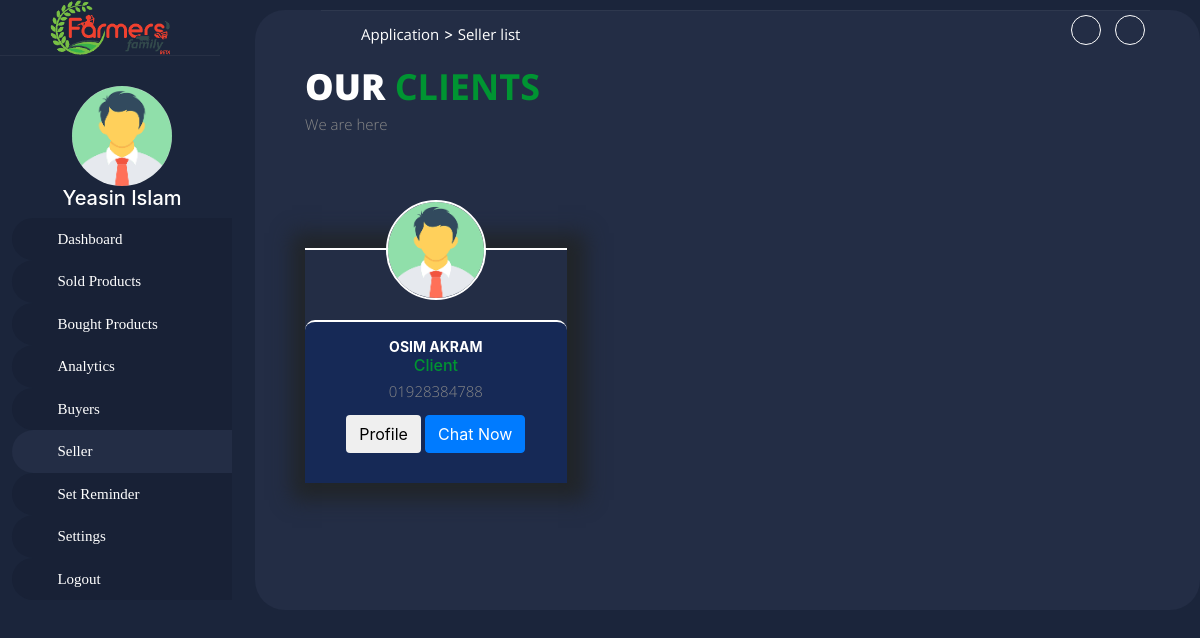
/seller.php (signed in), run on the app's committed database.
### tables this page shows
CREATE TABLE `farmersprofile` (
  `id` int(11) NOT NULL,
  `fname` varchar(30) DEFAULT NULL,
  `lname` varchar(30) DEFAULT NULL,
  `gender` varchar(20) DEFAULT NULL,
  `nid` int(11) DEFAULT NULL,
  `phone` int(11) DEFAULT NULL,
  `passwords` varchar(255) DEFAULT NULL,
  `address_id` int(11) DEFAULT NULL
);

### database.php (called while the page is built, shortened)
<?php
class DatabaseConnection{
	private $host = "localhost";
	private $user = "root";
	private $dbname = "farmersdiary";
	private $password = "";
	public $conn;
	function __construct(){
		$conn = new mysqli($this -> host,$this -> user,$this -> password,$this -> dbname);
        return $this->conn = $conn;
	}
	public
	function query_execute($sql){
		$result = $this -> conn -> query($sql);
		return $result;
	}
}
 ?>

### class.php (called while the page is built, shortened)
<?php
	include_once __dir__."/database.php";
class Farmers extends User{
		public function getFarmersData($id){
			$objectFarmers =new DatabaseConnection();
			$getQuery = "SELECT * FROM farmersprofile WHERE id  = '$id'";
			$querydata = $objectFarmers->query_execute($getQuery);
			if($querydata->num_rows > 0){
				while($dataRows= $querydata->fetch_assoc()){
					$this -> fname =  $dataRows['fname'];
					$this -> lname =  $dataRows['lname'];
				}
			}
		}
}
 ?>

### seller.php (the view, shortened to what this page needs)
<?php
  include_once 'class.php';
  include_once 'database.php';
  $id = $_SESSION['id'];
$database = new DatabaseConnection();
$farmerObject = new Farmers();
$farmerObject->getFarmersData($id);
?>
<!DOCTYPE html>
<html lang="en">
    <head>
        <link rel="stylesheet" href="css/bootstrap.min.css">
        <link rel="stylesheet" href="css/main.css">
        <link rel="stylesheet" href="css/icofont/icofont.min.css">
        <link rel="stylesheet" href="css/manage-audio.css">
    </head>
    <body style="background:#1b253b;">
        <div class="dashboard">
                    <?php include_once('user-sidebar.php'); ?>
                <div class="content-body">
                    <div class="row">
                            <div class="col-xl-12 col-md-12">
                            <div class="header-top-admin">
                                <div class="breadcrumbs float-left">
                                    <ul>
                                        <li><a href="">Application</a></li>
                                        <span> > </span>
                                        <li><a href="">Seller list</a></li>
                                    </ul>
                                </div>
                                <div class="profile-area float-right">
                                    <div class="profile-icon">
                                        <ul>
                                            <li>
                                                <a href="#"><i class="icofont-notification"></i></a>
                                            </li>
                                            <li>
                                                <a href="#"><i class="icofont-business-man"></i></a>
                                            </li>
                                        </ul>
                                    </div>
                                </div>
                            </div>
                        </div>
                    </div>
                    <div class="row">
                        <div class="col-md-12">
                            <div class="content-title">
                                <h2>Our <span class="highlight">Clients</span></h2>
                                <p>We are here</p>
                            </div>
                        </div>
                    </div>
                    <div class="row">
                    <?php
                        $buyerList = "SELECT DISTINCT buyer_id FROM products where '$id' = seller_id GROUP BY buyer_id" ;
                        $buyerQuery = $database->query_execute($buyerList);
                        if($buyerQuery->num_rows > 0) {
                            while ($singleBuyer = $buyerQuery->fetch_assoc()) {
                                $identity = $singleBuyer['buyer_id'];
                        $getBuyerProfile = "SELECT id, fname, lname, phone FROM farmersprofile where '$identity'= id";
                        $getBuyerData = $database->query_execute($getBuyerProfile);
                            if($getBuyerData->num_rows > 0){
                                while ( $row = $getBuyerData->fetch_assoc() ) {
                                    ?>
                                    <div class="col-md-4">
                                        <div class="single-client">
                                            <div class="client-image">
                                                <img src="images/user.png" alt="" >
                                            </div>
                                            <div class="client-details">
                                                <div class="client-description">
                                                    <h4><?php echo $row['fname']?> <?php echo $row['lname']?></h4>
                                                    <h5>Client</h5>
                                                    <p title="Call now" tel="">0<?php echo $row['phone']?></p>
                                                </div>
                                                <div class="client-btn">
                                                    <button class="btn btn-default" id="profiile_<?php echo md5($row['id']);?>" title="View profile">Profile</button>
                                                    <button class="btn btn-primary chatOpen" id="chat_<?php echo md5($row['id']);?>" title="Chat now">Chat Now</button>
                                                </div>
                                            </div>
                                        </div>
                                    </div>
                                    <?php
                                        }
                                    }
                                }
                            }
                     ?>
                    </div>
                 </div>
        </div>
    </body>
</html>

### user-sidebar.php (shortened to what this page needs)
        <div class="dashboard">
<div class="admin-menu-wrapper">
                        <div class="admin-menu">
                            <div class="admin-logo">
                                <img src="images/logo.png" alt="">
                            </div>
                            <div class="admin-menu-area">
                                <div class="user-info">
                                    <div class="profile-avater">
                                        <img src="images/user.png" alt="">
                                    </div>
                                    <div class="user-name">
                                        <h5 style="color: #ffffff; text-align-center;"><?php
                                        echo $farmerObject->fname." ";
                                        echo $farmerObject->lname;
                                        ?></h5>
                                    </div>
                                </div>
                                <ul>
                                    <li>
                                        <a href="deshboard.php"><i class="icofont-dashboard"></i> Dashboard</a>
                                    </li>
                                    <li>
                                        <a href="sold-items.php"><i class="icofont-food-cart"></i> Sold Products</a>
                                    </li>
                                    <li>
                                        <a href="bought-product.php"><i class="icofont-cart-alt"></i> Bought Products</a>
                                    </li>
                                    <li>
                                        <a href="analytics.php"><i class="icofont-chart-line-alt"></i> Analytics</a>
                                    </li>
                                    <li>
                                        <a href="buyer-list.php"><i class="icofont-business-man-alt-2"></i> Buyers</a>
                                    </li>
                                    <li>
                                        <a href="seller.php"> <i class="icofont-funky-man"></i> Seller</a>
                                    </li>
                                    <li>
                                        <a href="reminder.php"><i class="icofont-ui-note"></i> Set Reminder</a>
                                    </li>
                                    <li>
                                        <a href="settings.php"><i class="icofont-ui-settings"></i> Settings</a>
                                    </li>
                                    <li>
                                        <a href="logout.php"><i class="icofont-logout"></i> Logout</a>
                                    </li>
                                </ul>
                            </div>
                        </div>
                    </div>

### css/main.css (style rules this page uses)
p { font-family: 'Open Sans'; color: #888888; line-height: 16px; font-weight: 300; }
h2 { color: #232628; font-family: 'Roboto'; font-size: 36px; line-height: 42px; font-weight: 700; font-style: normal; text-transform: normal; letter-spacing: 0px; word-spacing: 0px; }
h4 { margin-bottom: 10px; font-weight: 700; text-transform: uppercase; font-size: 14px; line-height: 18px; }
.highlight, .icon { color: #009432; font-weight: 700; }
.content-title h2 { text-transform: uppercase; font-family: 'Open Sans'; font-weight: 900; color: #ffffff; }
.header-top-admin { border-bottom: 1px solid rgba(255 255 255 / 0.05); margin-left: 16px; }
.breadcrumbs ul li a { color: #ffffff; font-family: 'Open Sans'; }
.breadcrumbs { color: #ffffff; margin-top: 13px; }
.profile-icon ul li a { color: #fff; margin: 5px; height: 30px; width: 30px; display: inline-block; border: 1px solid rgb(255, 255, 255); text-align: center; border-radius: 50%; }
.content-body { margin-left: 255px; }
.header-top-admin ul li { margin: 0; padding: 0; list-style: none; display: inline; }
.admin-logo img { max-width: 120px; }
.admin-logo { border-bottom: 1px solid rgba(255 255 255 / 0.05); text-align: center; margin-bottom: 30px; }
.admin-menu-area { min-width: 220px; position: relative; height: 100vh; margin-left: 12px; border-top-left-radius: 30px; }
.admin-menu-area ul { margin: 0; padding: 0; }
.admin-menu-area ul li { margin: 0; padding: 0; list-style: none; }
.admin-menu-area ul li.active { position: relative; }
.admin-menu-area ul li a { color: #ffffff; font-family: 'Open sense'; background: #182136; display: block; padding: 10px 0; padding-left: 30px; border-top-left-radius: 30px; border-bottom-left-radius: 30px; }
.admin-menu-wrapper { max-width: 220px; position: absolute; left: 0; top: 0; }
.content-body { background: #232d45; border-radius: 30px; margin-top: 10px; padding: 0 50px; padding-bottom: 40px; position: relative; min-height: 600px; }
.admin-menu-area ul li.active a { background: #232d45; }
.admin-menu-area ul li.active a::before { content: ''; position: absolute; right: -28px; top: 25px; background-image: url('../images/icons/menu-svg.svg'); width: 53px; height: 44px; background-size: cover; transform: rotate(0deg); z-index: 4; }
.admin-menu-area ul li.active::after { content: ''; position: absolute; right: -28px; top: -23px; background-image: url('../images/icons/menu-svg.svg'); width: 53px; height: 44px; background-size: cover; transform: rotate(90deg); z-index: 4; }
.user-info { text-align: center; }
.profile-avater img { height: 100px; width: 100px; border-radius: 50%; }
.single-client { margin-top: 100px; width: 100%; display: block; box-shadow: 3px 1px 19px 16px; text-align: center; border-top: 2px solid#ffffff; }
.client-image img { width: 100px; height: 100px; border-radius: 100%; margin-top: -50px; border: 2px solid#fff; }
.client-details { margin-top: 20px; padding-bottom: 30px; background: #162956; border-top-left-radius: 10px; border-top-right-radius: 10px; border-top: 2px solid#fff; }
.client-description h4 { color: #ffff; margin: 0; padding-top: 16px; }
.client-description h5 { color: #009432; font-size: 16px; }

### css/manage-audio.css (style rules this page uses)
body { font-size: 15px; background-color: #1E1014; }

### data on the page
farmersprofile: fname "Yeasin", lname "Islam"
farmersprofile: fname "OSIM", lname "AKRAM", phone "1928384788"
